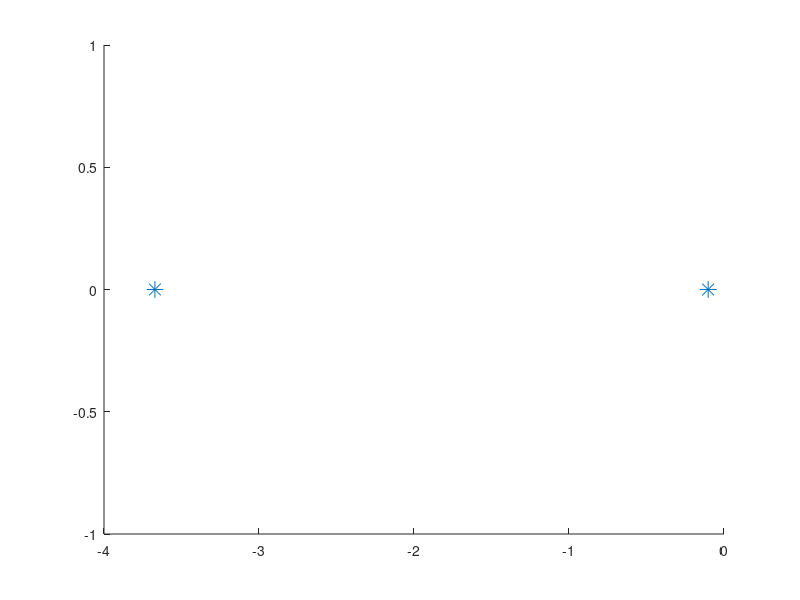

The MATLAB script that drew this image: (Note: this script raises an error after producing the figure.)
ks = .0993;
tau = .265;
s = tf('s');
K = [1,2,4,8,16,32,64];

systf = ks/(s*(tau*s + 1))
figure(1);
%rlocus(systf,[0:.1:64])
hold on

for i = 1:length(K)
    display(['poles for ' num2str(K(i)) ' : '])
    fbsystf = feedback(K(i)*systf,1)
    %fbsystf = feedback(systf,K(i));
    
    poles = pole(fbsystf)
    plot(real(poles),imag(poles),'*','MarkerSize',12)
    wn = min(abs(poles))
    zeta = min(abs(real(poles)))/wn
    rlocfind(systf,poles)
end